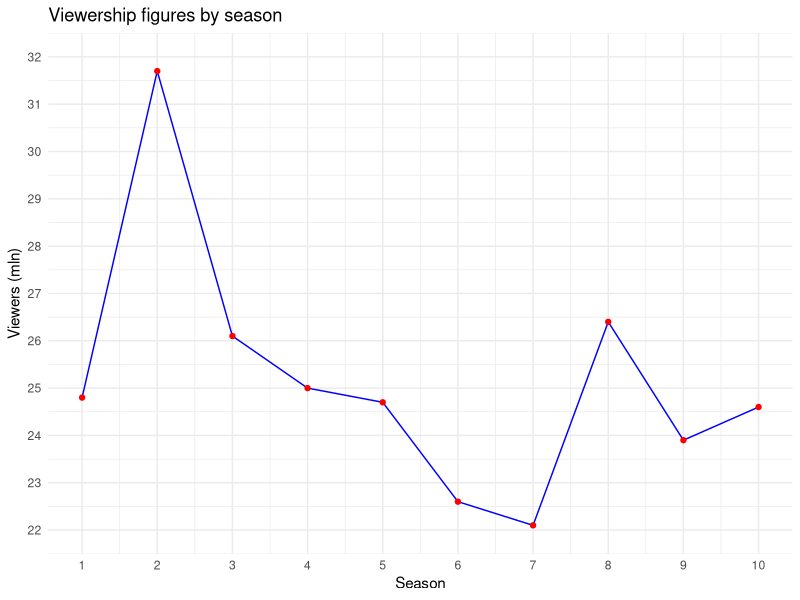

Here is the R script that generated this plot:
## ---- chunk 1
library(ggplot2)

tv_data <- data.frame(
  Season = c(1:10),
  Episodes = c(24, 24, 25, 24, 24, 25, 24, 24, 24, 18),
  First_aired = c("September 22, 1994", "September 21, 1995", "September 19, 1996",
                  "September 25, 1997", "September 24, 1998", "September 23, 1999",
                  "October 12, 2000", "September 27, 2001", "September 26, 2002",
                  "September 25, 2003"),
  Viewers_mln = c(24.8, 31.7, 26.1, 25.0, 24.7, 22.6, 22.1, 26.4, 23.9, 24.6)
)

ggplot(tv_data, aes(x = Season, y = Viewers_mln)) +
  geom_line(color = "blue", group = 1) + 
  geom_point(color = "red") +
  labs(title = "Viewership figures by season",
       x = "Season",
       y = "Viewers (mln)") +
  theme_minimal() +
  scale_x_continuous(breaks = 1:10) +
  scale_y_continuous(breaks = seq(22, 32, by = 1), limits = c(22, 32))

